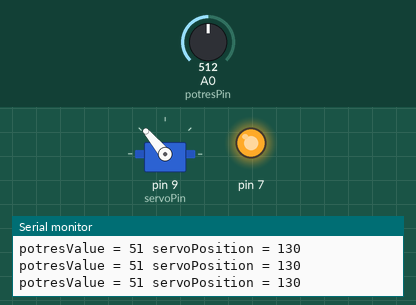
A sketch run on a simulated Arduino Uno, built with avr-gcc and run on an emulated ATmega328P. Shown: servo, output pins drawn as LEDs (lit = HIGH), the last lines printed to the serial monitor. The inputs (shaded band) are chosen by the test bench; at power-on: A0 (potresPin) = 512.

Above: at 1.2 s.
1.3 s: A0 (potresPin) set to 415
At 1.7 s:
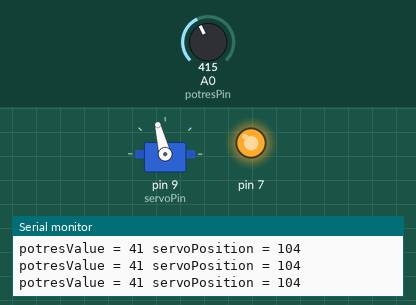
2.8 s: A0 (potresPin) set to 385
At 4.0 s:
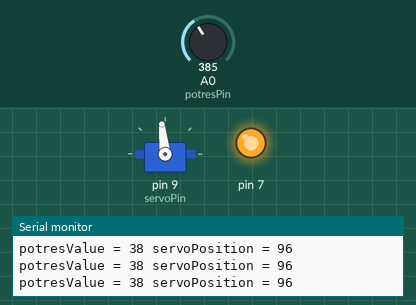
4.3 s: A0 (potresPin) set to 716
At 5.3 s:
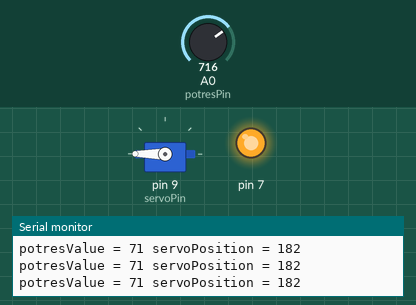
5.8 s: A0 (potresPin) set to 306
At 6.4 s:
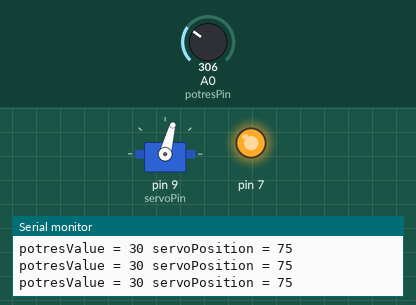
7.3 s: A0 (potresPin) set to 109
At 7.6 s:
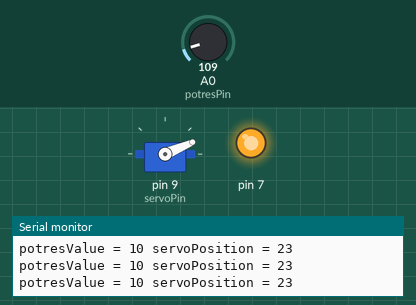
8.8 s: A0 (potresPin) set to 93
At 10.0 s:
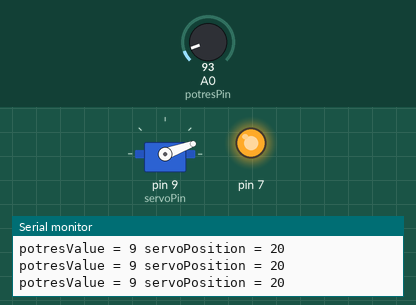
Timing chart, 0 to 11.8 s (numbered marks = the images above; inputs shaded):
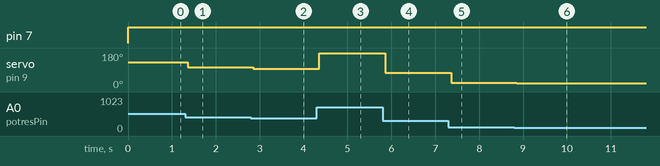

The sketch:

Class_30_Assignment.ino
```cpp
#include <Servo.h>
int servoPin=9;
int servoPosition =  0 ; //0 in degree;

int potresPin = A0;
int potresValue  ;
int prV;

Servo myServo;

void setup() {
  // put your setup code here, to run once:
  Serial.begin(9600);
  myServo.attach(servoPin);
  pinMode(7,OUTPUT);
}

void loop() {
  // put your main code here, to run repeatedly:
  digitalWrite(7,HIGH);

  potresValue = analogRead(potresPin);
  Serial.print("potresValue = ");

  prV=potresValue/10;
  Serial.print(prV);

  servoPosition = (((prV-70.)/69.)*180.+180.);

  Serial.print(" servoPosition = ");
  Serial.println(servoPosition);


  myServo.write(servoPosition);
  delay(0);


}
```

Measured:
- after the input at 1.3 s, servo on pin 9 (servoPin): 130° → 104° after 0.06 s
- after the input at 2.8 s, servo on pin 9 (servoPin): 104° → 96° after 0.06 s
- after the input at 4.3 s, servo on pin 9 (servoPin): 96° → 180° after 0.06 s
- after the input at 5.8 s, servo on pin 9 (servoPin): 180° → 75° after 0.06 s
- after the input at 7.3 s, servo on pin 9 (servoPin): 75° → 23° after 0.06 s
- after the input at 8.8 s, servo on pin 9 (servoPin): 23° → 20° after 0.06 s
